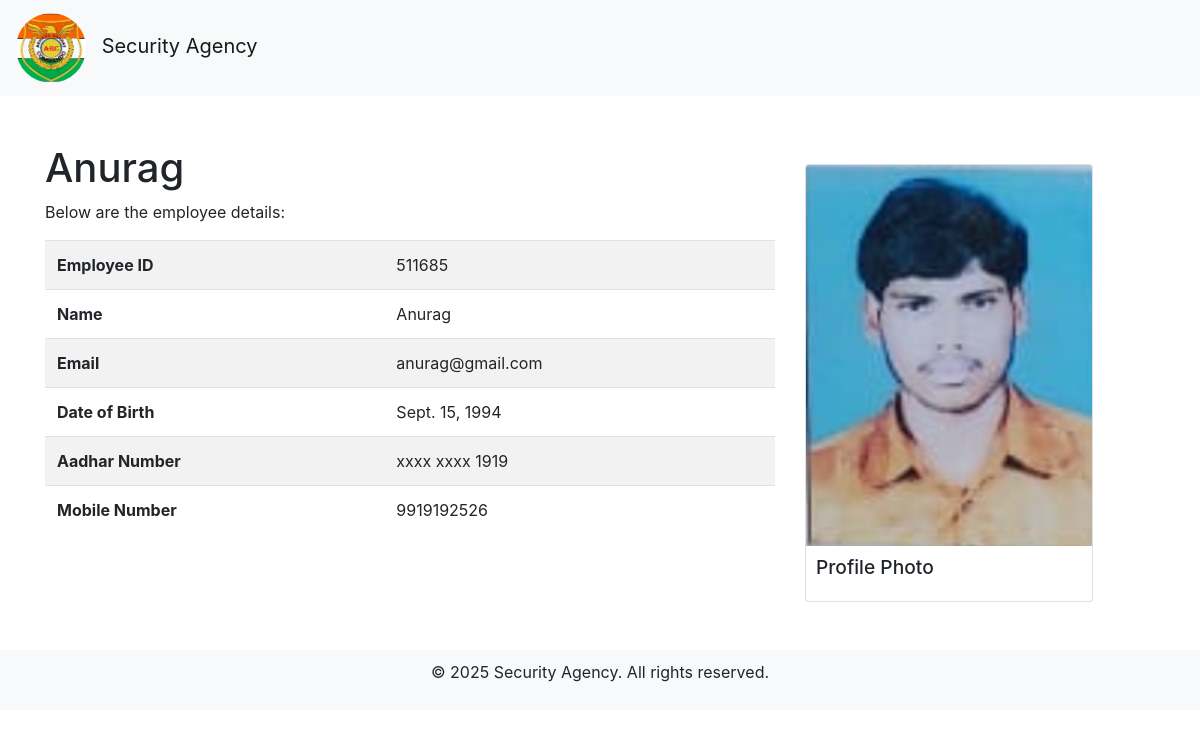
The app's page /details/511685/ with its own data.
### employee/models.py (models this page shows, shortened)
class Employee(models.Model):
    employee_id = models.CharField(max_length=10, primary_key=True, blank=True)  # Use employee ID as primary key
    email = models.EmailField(unique=True)
    password = models.CharField(max_length=128)  # Store hashed passwords
    name = models.CharField(max_length=100)  # Example field for employee name
    dob = models.DateField()
    aadhar_number = models.CharField(max_length=12, unique=True, blank=True, null=True)  # New field for Aadhar number
    mobile_number = models.CharField(max_length=10, blank=True, null=True)  # New field for mobile number
    qr_code_data = models.BinaryField(blank=True, null=True)  # Store QR code as binary data
    photo = models.ImageField(upload_to='employee_photos/', blank=True, null=True)
    @property
    def masked_aadhar_number(self):
        return f"xxxx xxxx {self.aadhar_number[-4:]}"

### Guarder/views.py (the view)
# urls.py: path('details/<str:employee_id>/', views.details, name='details'),
def details(request, employee_id):
    employee = get_object_or_404(Employee, employee_id=employee_id)
    return render(request, 'details.html', {'employee': employee})

### templates/details.html (shortened to what this page needs)
<!DOCTYPE html>
{% load static %}
<html lang="en">
<head>
    <link rel="stylesheet" href="https://stackpath.bootstrapcdn.com/bootstrap/4.5.2/css/bootstrap.min.css">
    <link rel="stylesheet" href="{% static 'css/styles.css' %}">
</head>
<body id="index">
<nav class="navbar navbar-expand-lg navbar-light bg-light">
    <a class="navbar-brand" href="/">
        <img src="{% static 'images/logo.jpeg' %}" alt="Logo" class="site-logo">
        Security Agency
    </a>
</nav>
<div class="container mt-5">
    <div class="row">
        <div class="col-md-8">
            <h1>Anurag</h1>
            <p>Below are the employee details:</p>
            <table class="table table-striped">
                <tbody>
                    <tr>
                        <th>Employee ID</th>
                        <td>{{ employee.employee_id }}</td>
                    </tr>
                    <tr>
                        <th>Name</th>
                        <td>{{ employee.name }}</td>
                    </tr>
                    <tr>
                        <th>Email</th>
                        <td>{{ employee.email }}</td>
                    </tr>
                    <tr>
                        <th>Date of Birth</th>
                        <td>{{ employee.dob }}</td>
                    </tr>
                    <tr>
                        <th>Aadhar Number</th>
                        <td>{{ employee.masked_aadhar_number }}</td>
                    </tr>
                    <tr>
                        <th>Mobile Number</th>
                        <td>{{ employee.mobile_number }}</td>
                    </tr>
                </tbody>
            </table>
        </div>
        <div class="col-md-4">
            <div class="card" style="width: 18rem;">
                <img src="{{ employee.photo.url }}" class="card-img-top" alt="Profile Photo" style="max-width: 100%; height: auto;">
                <div class="card-body">
                    <h5 class="card-title">Profile Photo</h5>
                </div>
            </div>
        </div>
    </div>
</div>
<footer class="text-center mt-5 mb-3">
    <p>&copy; 2025 Security Agency. All rights reserved.</p>
</footer>
</body>
</html>

### static/css/styles.css (style rules this page uses)
.site-logo { width: 70px; height: 70px; border-radius: 50%; margin-right: 10px; object-fit: cover; }
footer { background-color: #f8f9fa; padding: 10px 0; }
:root { --primary-color: #4EA685; --secondary-color: #57B894; --black: #000000; --white: #ffffff; --gray: #efefef; --gray-2: #757575; --facebook-color: #4267B2; --google-color: #DB4437; --twitter-color: #1DA1F2; --insta-color: #E1306C; }

### records on screen
Employee: employee_id "511685", name "Anurag", email "anurag@gmail.com", dob "Sept. 15, 1994", masked_aadhar_number "xxxx xxxx 1919", mobile_number "9919192526", photo (picture)
